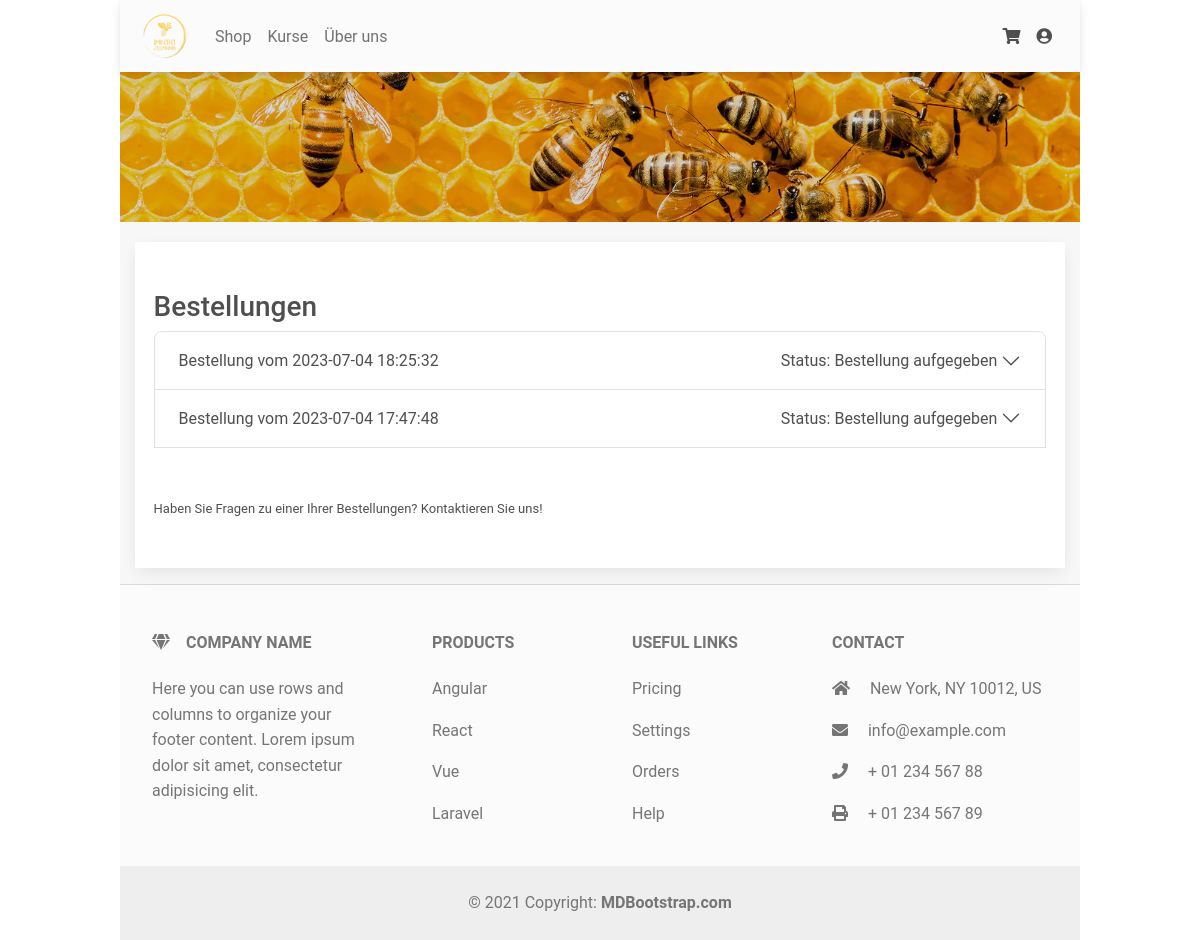
/orders (signed in), run on an earlier commit of the app's database.
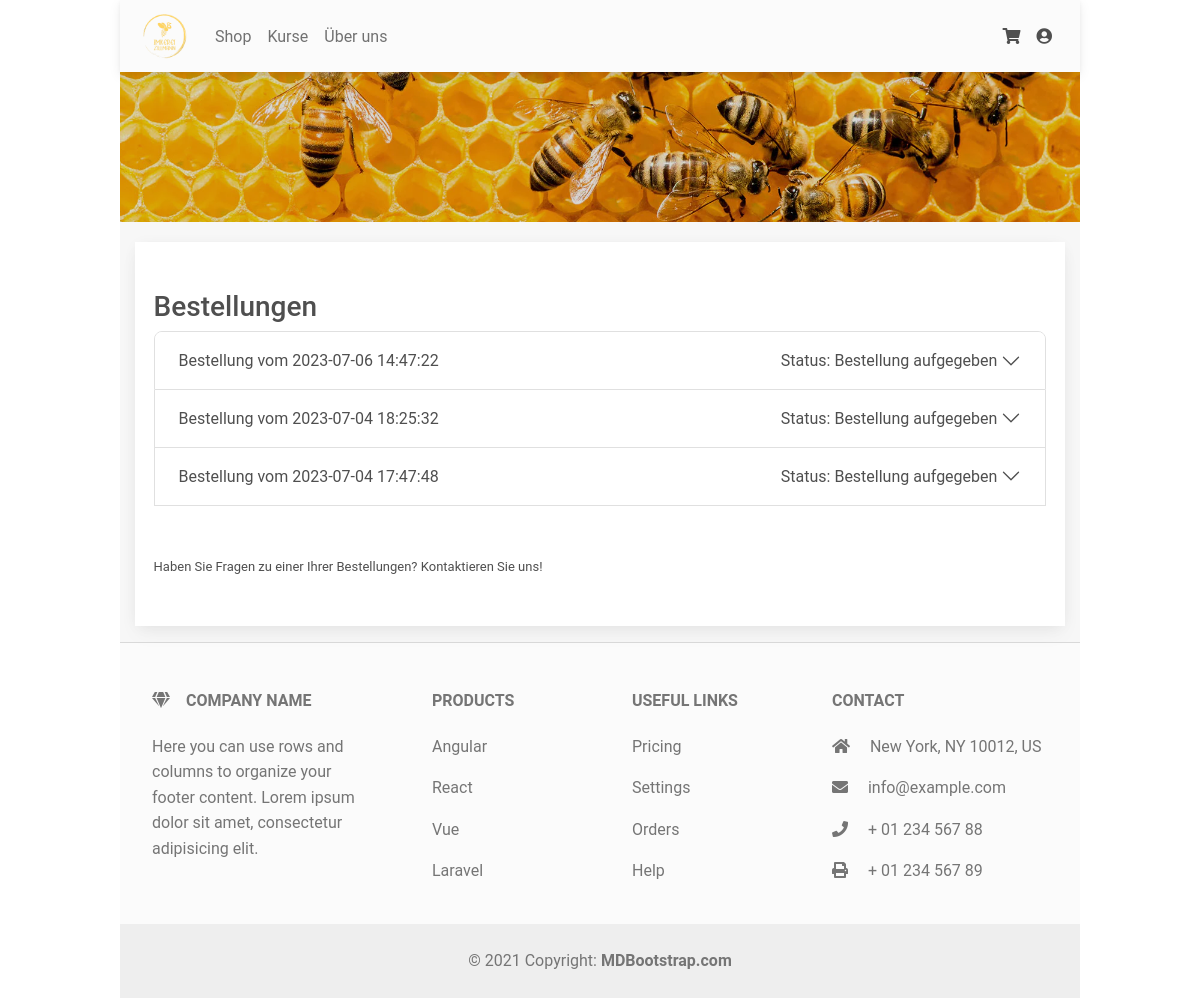
And on a later commit of the database.
### tables this page shows
CREATE TABLE customer_order (
          order_id INTEGER PRIMARY KEY,
          order_timestamp TIMESTAMP NOT NULL DEFAULT CURRENT_TIMESTAMP,
          shipping_timestamp TIMESTAMP,
          delivery_cost REAL,
          customer_id INTEGER,
          recipient_id INTEGER,             -- this contains recipient and address
          -- billing_address_id INTEGER,    -- will always be the customers address (may change in the future)
          order_state_id INTEGER,
          payment_method_id INTEGER,
          FOREIGN KEY(customer_id) REFERENCES customer(customer_id),
          FOREIGN KEY(recipient_id) REFERENCES recipient(recipient_id),
          -- FOREIGN KEY(billing_address_id) REFERENCES address(address_id),
          FOREIGN KEY(order_state_id) REFERENCES order_state(order_state_id),
          FOREIGN KEY(payment_method_id) REFERENCES payment_method(payment_method_id)
        );

CREATE TABLE order_state (
          order_state_id INTEGER PRIMARY KEY,
          description VARCHAR(255)
        );

### app.py (the view)
@app.route('/orders')
@login_required
def orders():
    current_user_id = current_user.id
    orders_of_user = get_customer_orders_by_customer_id(current_user_id)
    for order in orders_of_user:
        order_id = order["order_id"]
        products_of_order = get_customer_order_product_with_product_by_customer_order_id(order_id)
        order["products"] = products_of_order
        if order["recipient_id"] == order["customer_id"]:  # recipient is same as customer
            order["delivery_data"] = get_customer_with_address_by_id(order["customer_id"])[0]
        else:
            order["delivery_data"] = get_customer_with_address_by_id(order["customer_id"])  # TODO chnage this to correct recipient
    print(orders_of_user)
    return render_template("orders.html", orders=orders_of_user)

### app.py (called while the page is built)
@login_manager.user_loader
def load_user(customer_id):
    return get_customer_by_id(customer_id)  # get this data from database

@app.template_filter()
def currency_format(value):
    value = float(value)
    value = round(value, 2)
    return "{:,.2f} €".format(value).replace(".", ",")

### database/_customer.py (called while the page is built)
def get_customer_by_id(customer_id):
    cur.execute(f"""
        SELECT *
        FROM customer
        WHERE customer_id="{customer_id}";
    """)
    customers = []
    for row in cur:
        customers.append(dict(zip([c[0] for c in cur.description], row)))
    if len(customers) == 0:
        return None
    c = customers[0]
    return User(c["customer_id"], c["firstname"], c["lastname"], c["email_address"],
                c["password"], c["phone_number"], c["default_address_id"])

def get_customer_with_address_by_id(customer_id):
    cur.execute(f"""
        SELECT *
        FROM customer
        LEFT OUTER JOIN address
        ON customer.default_address_id = address.address_id
        WHERE customer_id="{customer_id}";
    """)
    customers = []
    for row in cur:
        customers.append(dict(zip([c[0] for c in cur.description], row)))
    return customers

### database/_customer_order.py (called while the page is built)
def get_customer_orders_by_customer_id(customer_id):
    cur.execute(f"""
        SELECT *, os.description as order_state_description, pm.description as payment_method_description
        From customer_order
        LEFT JOIN order_state os ON customer_order.order_state_id = os.order_state_id
        LEFT JOIN payment_method pm ON customer_order.payment_method_id = pm.payment_method_id
        WHERE customer_id={customer_id}
        ORDER BY order_timestamp DESC;
    """)
    order_list = []
    for row in cur:
        order_list.append(dict(zip([c[0] for c in cur.description], row)))
    return order_list

### database/_customer_order_product.py (called while the page is built)
def get_customer_order_product_with_product_by_customer_order_id(customer_order_id):
    cur.execute(f"""
        SELECT *
        From customer_order_product
        LEFT JOIN product ON customer_order_product.product_id = product.product_id
        WHERE customer_order_id={customer_order_id};
    """)
    order_product_list = []
    for row in cur:
        order_product_list.append(dict(zip([c[0] for c in cur.description], row)))
    return order_product_list

### templates/orders.html (shortened to what this page needs)
{% extends "layout.html" %}
{% block body %}
<div style="margin: 0px">
    <div class="page-container">
        <div class="row">
            <div class="col-md">
                <div class="card orders-container">
                    <h3>Bestellungen</h3>
                    <div class="accordion" id="accordionExample">
                        {% for order in orders %}
                        <div class="accordion-item">
                            <h2 class="accordion-header" id="heading_{{ order['order_id'] }}">
                                <button class="accordion-button collapsed"
                                    type="button"
                                    data-mdb-toggle="collapse"
                                    data-mdb-target="#collapse_{{ order['order_id'] }}"
                                    aria-expanded="false"
                                    aria-controls="collapse_{{ order['order_id'] }}">
                                    <div class="row" style="width: 100%">
                                        <div class="col-lg-8 col-md-7 col-6">
                                            Bestellung vom {{ order['order_timestamp'] }}
                                        </div>
                                        <div class="col-lg-4 col-md-5 col-6 d-flex justify-content-end">
                                            Status: {{ order['order_state_description'] }}
                                        </div>
                                    </div>
                                </button>
                            </h2>
                                        {% set price_total = namespace(value=0) %}
                        </div>
                        {% endfor %}
                        <br/>
                        <br/>
                        <div style="font-size: 13px">
                            Haben Sie Fragen zu einer Ihrer Bestellungen? Kontaktieren Sie uns!
                        </div>
                    </div>
                </div>
            </div>
        </div>
    </div>
</div>
{% endblock %}

### templates/layout.html (shortened to what this page needs)
<!DOCTYPE html>
<html lang="en">
  <head>
    <link rel="stylesheet" href="https://use.fontawesome.com/releases/v5.4.1/css/all.css">
    <link rel="stylesheet" href="{{ url_for('static', filename='mdb5-free-standard/css/mdb.min.css' )}}">
    <link rel="stylesheet" href="{{ url_for('static', filename='mdb5-free-standard/css/checkbox.css' )}}">
    <link rel="stylesheet" href="{{ url_for('static', filename='mdb5-free-standard/css/multirange.css' )}}">
    <link rel="stylesheet" href="{{ url_for('static', filename='mdb5-free-standard/css/stepper.css' )}}">
    <link rel="stylesheet" href="{{ url_for('static', filename='mdb5-free-standard/css/styles.css' )}}">
    <link rel="stylesheet" href="{{ url_for('static', filename='mdb5-free-standard/css/styles-orders.css' )}}">
    <link rel="stylesheet" href="{{ url_for('static', filename='simple-notify/simple-notify.min.css' )}}">
  </head>
  <body>
    <div class="main-page-padding page-background" style="height: 100%">
      {% include 'nav.html' %}
      {% block body %}{% endblock %}
      {% include 'footer.html' %}
    </div>
  </body>
</html>

### templates/nav.html (shortened to what this page needs)
<nav class="navbar navbar-expand-lg navbar-light sticky-top bg-light" style="background-color: #e8cc2a">
  <div class="container-fluid">
    <div class="collapse navbar-collapse" id="navbarSupportedContent">
      <a class="navbar-brand mt-2 mt-lg-0" href="#">
        <img
          src="{{ url_for('static', filename='img/logo_transparent.png' )}}"
          height="45"
          alt="Imkerei Zillmann Logo"
          style="margin-left: 10px"
          loading="lazy"/>
      </a>
      <ul class="navbar-nav me-auto mb-2 mb-lg-0">
        <li class="nav-item">
          <a class="nav-link" href="/">Shop</a>
        </li>
        <li class="nav-item">
          <a class="nav-link" href="#">Kurse</a>
        </li>
        <li class="nav-item">
          <a class="nav-link" href="/about">Über uns</a>
        </li>
      </ul>
    </div>
    <div class="d-flex align-items-center">
      <a class="text-reset me-3" href="/cart">
        <i class="fas fa-shopping-cart"></i>
      </a>
      <div class="dropdown">
        <a
          class="text-reset me-3 dropdown-toggle hidden-arrow"
          href="#"
          id="navbarDropdownMenuLink"
          role="button"
          data-mdb-toggle="dropdown"
          aria-expanded="false">
          <i class="fas fa-user-circle"></i>
        </a>
      </div>
    </div>
  </div>
</nav>
<div class="p-5 text-center bg-image" style="background-image: url('./static/img/main_title_image.webp'); height: 150px">
    <div class="mask" style="background-color: rgba(0, 0, 0, 0.15);">
        <div class="d-flex justify-content-center align-items-center h-100">
        </div>
    </div>
</div>

### templates/footer.html
<footer class="text-center text-lg-start bg-light text-muted" style="width: 100%">
  <hr/>
  <section class="">
    <div class="container text-center text-md-start mt-5">
      <div class="row mt-3">
        <div class="col-md-3 col-lg-4 col-xl-3 mx-auto mb-4">
          <h6 class="text-uppercase fw-bold mb-4">
            <i class="fas fa-gem me-3"></i>Company name
          </h6>
          <p>
            Here you can use rows and columns to organize your footer content. Lorem ipsum
            dolor sit amet, consectetur adipisicing elit.
          </p>
        </div>
        <div class="col-md-2 col-lg-2 col-xl-2 mx-auto mb-4">
          <h6 class="text-uppercase fw-bold mb-4">
            Products
          </h6>
          <p>
            <a href="#!" class="text-reset">Angular</a>
          </p>
          <p>
            <a href="#!" class="text-reset">React</a>
          </p>
          <p>
            <a href="#!" class="text-reset">Vue</a>
          </p>
          <p>
            <a href="#!" class="text-reset">Laravel</a>
          </p>
        </div>
        <div class="col-md-3 col-lg-2 col-xl-2 mx-auto mb-4">
          <h6 class="text-uppercase fw-bold mb-4">
            Useful links
          </h6>
          <p>
            <a href="#!" class="text-reset">Pricing</a>
          </p>
          <p>
            <a href="#!" class="text-reset">Settings</a>
          </p>
          <p>
            <a href="#!" class="text-reset">Orders</a>
          </p>
          <p>
            <a href="#!" class="text-reset">Help</a>
          </p>
        </div>
        <div class="col-md-4 col-lg-3 col-xl-3 mx-auto mb-md-0 mb-4">
          <h6 class="text-uppercase fw-bold mb-4">Contact</h6>
          <p><i class="fas fa-home me-3"></i> New York, NY 10012, US</p>
          <p>
            <i class="fas fa-envelope me-3"></i>
            info@example.com
          </p>
          <p><i class="fas fa-phone me-3"></i> + 01 234 567 88</p>
          <p><i class="fas fa-print me-3"></i> + 01 234 567 89</p>
        </div>
      </div>
    </div>
  </section>
  <div class="text-center p-4" style="background-color: rgba(0, 0, 0, 0.05);">
    © 2021 Copyright:
    <a class="text-reset fw-bold" href="https://mdbootstrap.com/">MDBootstrap.com</a>
  </div>
</footer>

### static/mdb5-free-standard/css/styles.css (style rules this page uses)
.main-page-padding { margin-left: 0; margin-right: 0 }
.page-container { padding: 0 15px 0 15px }
.page-background { background-color: #f7f7f7 }
.orders-container { margin-top: 20px; border-radius: 0; padding: 3rem 10px 3rem 10px }
@media screen and (min-width: 992px) { .main-page-padding { margin-left: 10%; margin-right: 10% } }
@media screen and (min-width: 992px) { .orders-container { margin-top: 20px; border-radius: 0; padding: 3rem 2% 3rem 2% } }

What changed in the data, as far as the page shows it:
added customer_order: order_timestamp "2023-07-06 14:47:22", order_state_description "Bestellung aufgegeben"
